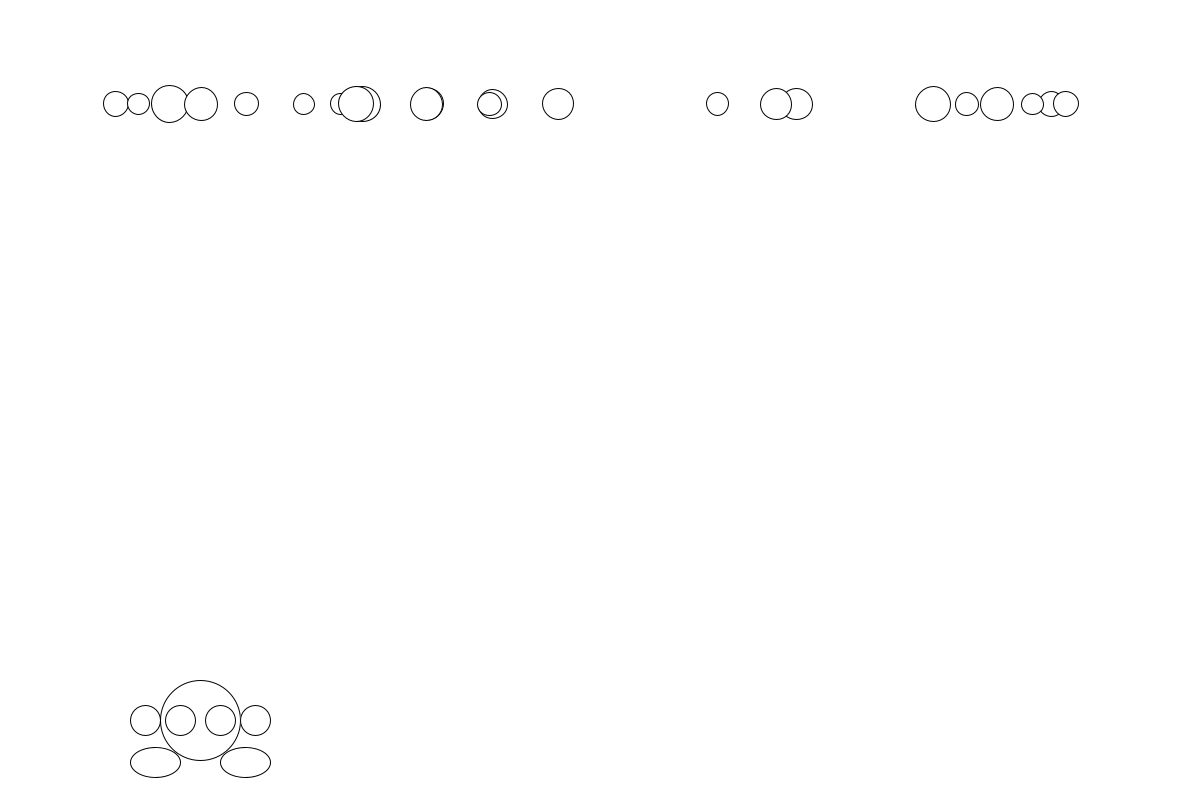
Frame 1 (no input)
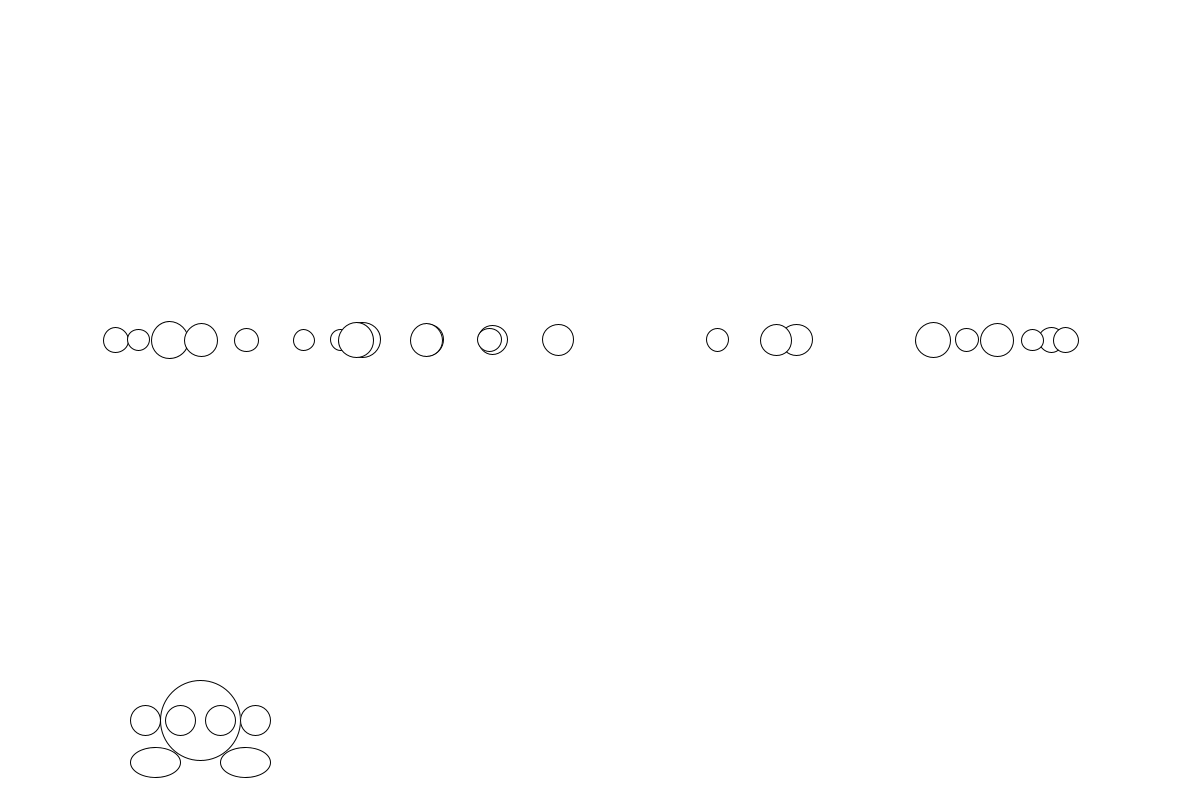
Frame 60 (the mouse pressed at the canvas centre just before this capture)
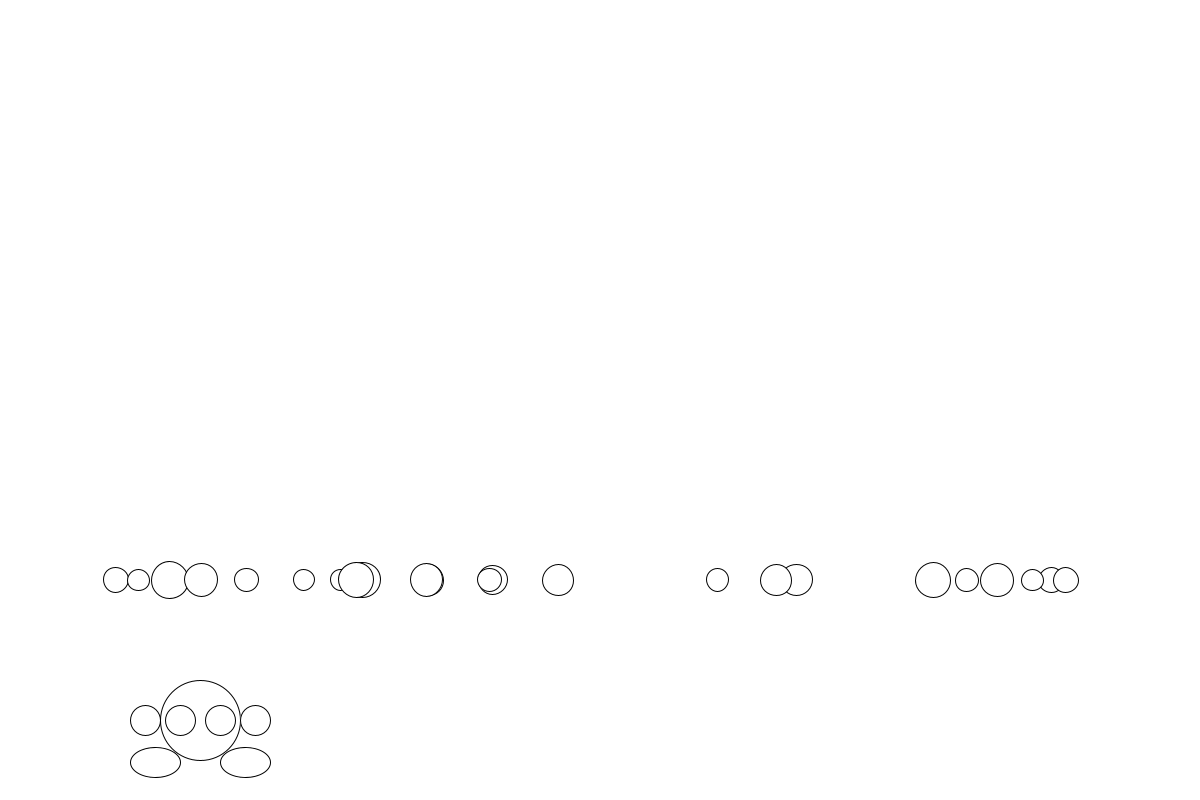
Frame 120 (the mouse held since frame 60 and released just before this capture)

The Processing sketch that drew these frames (run headless with seeded random() and noise(); from frame 60 on, the mouse is pressed at the canvas centre):

// Processing sketch: processing_149269
// ── processing_149269.pde

int numRock = 23;
Circle[] rock =new Circle[numRock];
//float position = 700 ;
float x = 200;

void setup(){
  size(1200,800);
  background(255);
  smooth();
  for(int i = 0; i < numRock; i++){
     rock[i] = new Circle(random(width),random(height));
 
   }
}
void draw() {
 
    background(255);
 
  //character's drawing
 
   ellipse(x,720,80,80);
 
   ellipse(x-20,720,30,30);
   ellipse(x+20,720,30,30);
 
   ellipse(x+55,720,30,30);
   ellipse(x-55,720,30,30);
 
   ellipse(x-45,762,50,30);
   ellipse(x+45,762,50,30);

 
   //rock
 
   for(int i = 0; i <numRock; i++){
     rock[i].y+=4;
     rock[i].display();
    
   }
}

//if character and the rock is overlapped, then text " game is over! " is pops out.



void keyPressed() {
   
    if(keyCode == LEFT){
      x = x - 40;
    }
    else if(keyCode == RIGHT){
      x = x + 40;
    } 
 
 
}


 
class Circle{
 
  float x;
  float y;//= random(200,100)
  float radius;
  int numRock = 20;
 
 
  void setup(){
    size(1200,800);
    background(255);
    smooth();
    for(int i = 0; i < numRock; i++){
       rock[i] = new Circle(random(width),random(height));
  
     }
  }
  Circle(float x, float y){
    this.x = random(100,1100);
    this.y = 100;
    radius = random(20,40);
 
  }

 
  void display(){
  
    ellipse(x,y,radius,radius);
  }
}  
